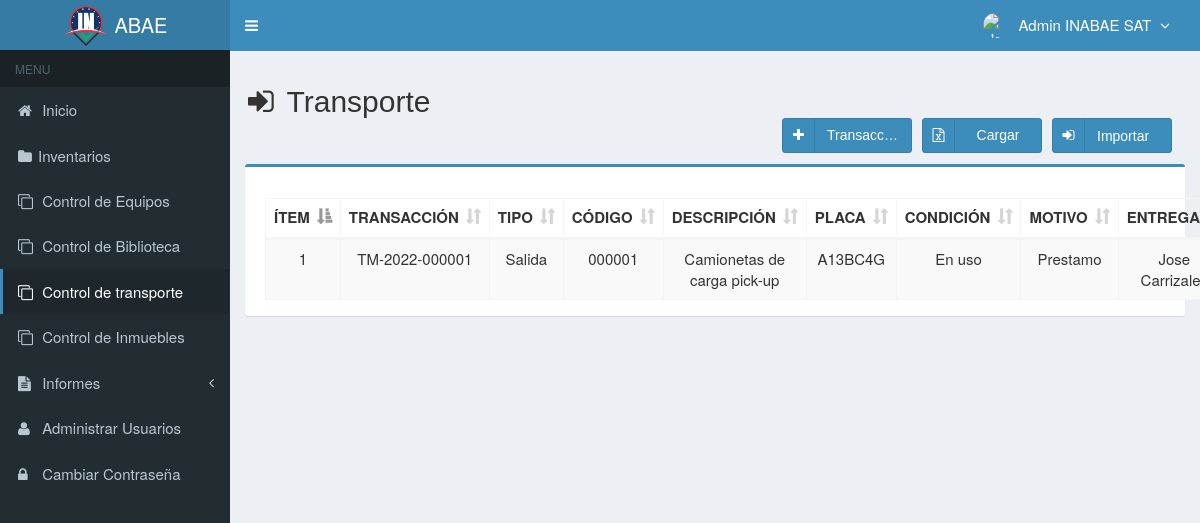
/main.php?module=transaccion_equipos_transporte (signed in), run on the app's committed database.
### tables this page shows
CREATE TABLE `usuarios` (
  `id_user` int(3) NOT NULL,
  `username` varchar(50) NOT NULL,
  `name_user` varchar(50) NOT NULL,
  `cedula_user` int(20) NOT NULL,
  `password` varchar(50) NOT NULL,
  `email` varchar(50) DEFAULT NULL,
  `telefono` varchar(13) DEFAULT NULL,
  `foto` varchar(100) DEFAULT NULL,
  `permisos_acceso` varchar(30) NOT NULL,
  `status` enum('activo','bloqueado') NOT NULL DEFAULT 'activo',
  `created_at` timestamp NOT NULL DEFAULT current_timestamp(),
  `updated_at` timestamp NOT NULL DEFAULT current_timestamp() ON UPDATE current_timestamp(),
  `sede` varchar(30) DEFAULT NULL
);

CREATE TABLE `transaccion_equipos_transporte` (
  `codigo_transaccion` varchar(15) NOT NULL,
  `codigo` varchar(7) NOT NULL,
  `motivo` varchar(300) NOT NULL,
  `recibe` varchar(300) NOT NULL,
  `cedula_r` int(15) NOT NULL,
  `empresa_r` varchar(300) NOT NULL,
  `entrega` varchar(300) NOT NULL,
  `cedula_e` int(15) NOT NULL,
  `empresa` varchar(300) NOT NULL,
  `lugar_e` varchar(300) NOT NULL,
  `lugar_r` varchar(300) NOT NULL,
  `created_user` int(3) NOT NULL,
  `created_date` timestamp NOT NULL DEFAULT current_timestamp(),
  `tipo_transaccion` varchar(300) NOT NULL
);

CREATE TABLE `transporte` (
  `codigo` varchar(10) NOT NULL,
  `descripcion` varchar(40) NOT NULL,
  `placa` varchar(15) NOT NULL,
  `marca` varchar(300) DEFAULT NULL,
  `tipo` varchar(300) DEFAULT NULL,
  `modelo` varchar(300) DEFAULT NULL,
  `color` varchar(20) DEFAULT NULL,
  `condicion` varchar(300) DEFAULT NULL,
  `unidad` varchar(300) DEFAULT NULL,
  `ubicacion` varchar(300) DEFAULT NULL,
  `responsable` varchar(300) DEFAULT NULL,
  `pertenece` varchar(300) DEFAULT NULL,
  `cedula` varchar(15) DEFAULT NULL,
  `sede` varchar(300) DEFAULT NULL,
  `nmroCarroceria` varchar(300) DEFAULT NULL,
  `anio` varchar(10) DEFAULT NULL,
  `tipoCombustible` varchar(30) DEFAULT NULL,
  `created_user` int(5) DEFAULT NULL,
  `created_date` timestamp NULL DEFAULT NULL,
  `updated_date` timestamp NULL DEFAULT NULL,
  `estado` enum('chequeado','nochequeado') DEFAULT 'chequeado',
  `updated_user` int(5) DEFAULT NULL,
  `categoria` varchar(30) DEFAULT NULL
);

### modules/transaccion_equipos_Transporte/view.php (the view, shortened to what this page needs)
<section class="content-header">
  <h2>
    <i class="fa fa-sign-in icon-title"></i> Transporte
    <form action="database/excel_to_mysql_control_transporte.php" method="POST" enctype="multipart/form-data">
      <button class="btn btn-primary btn-social pull-right botones" name="archivo" data-toggle="tooltip">
        <i class="fa fa-sign-in"></i></i>Importar&nbsp;&nbsp;
      </button>
      <a class="btn btn-primary btn-social pull-right botones" data-toggle="tooltip">
          <i class="fa fa-file-excel-o"></i>
          <div class="textoInput">
            Cargar
          </div>
      </a>
      <a class="btn btn-primary btn-social pull-right botones anchoInput" href="?module=form_transaccion_equipos_transporte&form=add" data-toggle="tooltip">
        <i class="fa fa-plus"></i> Transacción
      </a>
    </form>
  </h2>
 <br/>
</section>
<section class="content">
  <div class="row">
    <div class="col-md-12">
      <div class="box box-primary">
        <div class="box-body">
          <table id="dataTables1" class="table table-bordered table-striped table-hover">
            <thead>
              <tr>
                <th class="center">ÍTEM</th>
                <th class="center">TRANSACCIÓN</th>
                <th class="center">TIPO</th>
                <th class="center">CÓDIGO</th>
                <th class="center">DESCRIPCIÓN</th>
                <th class="center">PLACA</th>
                <th class="center">CONDICIÓN</th>
                <th class="center">MOTIVO</th>
                <th class="center">ENTREGA</th>
              </tr>
            </thead>
            <tbody>
            <?php
            $no = 1;
            $query = mysqli_query($mysqli, "SELECT a.tipo_transaccion, a.codigo_transaccion, a.codigo,b.codigo,a.motivo,a.created_date,b.tipo, a.codigo, a.entrega, a.empresa_r, a.cedula_e, a.recibe, b.descripcion, a.empresa, a.cedula_r, a.lugar_e, a.lugar_r, b.placa, b.marca, b.condicion
                                            FROM transaccion_equipos_transporte as a INNER JOIN transporte as b ON a.codigo=b.codigo  ORDER BY codigo_transaccion DESC")
                                            or die('error '.mysqli_error($mysqli));
            while ($data = mysqli_fetch_assoc($query)) {
              $originalDate = $data['created_date'];
              $fecha = date("d-m-Y", strtotime($originalDate));
              echo "<tr>
                      <td width='50'  class='center'>$no</td>
                      <td width='100' class='center'>$data[codigo_transaccion]</td>
                      <td width='100' class='center'>$data[tipo_transaccion]</td>
                      <td width='100' class='center'>$data[codigo]</td>
                      <td width='100' class='center'>$data[descripcion]</td>
                      <td width='100' class='center'>$data[placa]</td>
                      <td width='100' class='center'>$data[condicion]</td>
                      <td width='100' class='center'>$data[motivo]</td>
                      <td width='100' class='center'>$data[entrega]</td>
                      <td width='100' class='center'>$data[cedula_e]</td>
                      <td width='100' class='center'>$data[lugar_e]</td>
                      <td width='100' class='center'>$data[empresa]</td>
                      <td width='100' class='center'>$data[recibe]</td>
                      <td width='100' class='center'>$data[cedula_r]</td>
                      <td width='100' class='center'>$data[lugar_r]</td>
                      <td width='100' class='center'>$data[empresa_r]</td>
                      <td width='100' class='center'>$fecha</td>
                    </tr>";
              $no++;
            }
            ?>
            </tbody>
          </table>
        </div>
      </div>
    </div>
  </div>
</section><!-- /.content

### main.php (shortened to what this page needs)
<!DOCTYPE html>
<html>
  <head>
    <link href="assets/css/bootstrap.min.css" rel="stylesheet" type="text/css" />
    <link href="assets/plugins/font-awesome-4.6.3/css/font-awesome.min.css" rel="stylesheet" type="text/css" />
    <link href="assets/plugins/datatables/dataTables.bootstrap.css" rel="stylesheet" type="text/css" />
    <link href="assets/plugins/datepicker/datepicker.min.css" rel="stylesheet" type="text/css" />
    <link rel="stylesheet" type="text/css" href="assets/plugins/chosen/css/chosen.min.css" />
    <link href="assets/css/AdminLTE.min.css" rel="stylesheet" type="text/css" />
    <link href="assets/css/skins/skin-blue.min.css" rel="stylesheet" type="text/css" />
    <link href="assets/plugins/datepicker/datepicker3.css" rel="stylesheet" type="text/css" />
    <link href="assets/css/style.css" rel="stylesheet" type="text/css" />
  </head>
  <body class="skin-blue fixed">
    <div class="wrapper">
      <header class="main-header">
        <a href="?module=start" class="logo">
          <img style="margin-top:-3px" src="assets/img/INABAE Logo.png" alt="Logo" height="40">
          <span style="font-size:20px">ABAE</span>
        </a>
        <nav class="navbar navbar-static-top" role="navigation">
          <a href="#" class="sidebar-toggle" data-toggle="offcanvas" role="button">
          </a>
          <div class="navbar-custom-menu">
            <ul class="nav navbar-nav">
              <?php include "top-menu.php" ?>
            </ul>
          </div>
        </nav>
      </header>
      <aside class="main-sidebar">
        <section class="sidebar">
            <?php include "sidebar-menu.php" ?>
        </section>
      </aside>
      <div class="content-wrapper">
        <?php include "content.php" ?>
    </div>
  </body>
</html>

### top-menu.php (shortened to what this page needs)
<?php
require_once "config/database.php";
$query = mysqli_query($mysqli, "SELECT id_user, name_user, foto, permisos_acceso FROM usuarios WHERE id_user='$_SESSION[id_user]'")
                                or die('error: '.mysqli_error($mysqli));
$data = mysqli_fetch_assoc($query);
?>
<li class="dropdown user user-menu">
  <a href="#" class="dropdown-toggle" data-toggle="dropdown">
  <?php
  if ($data['foto']=="") { ?>
    <img src="images/user/user-default.png" class="user-image" alt="User Image"/>
  <?php
  }
  else { ?>
    <img src="images/user/<?php echo $data['foto']; ?>" class="user-image" alt="User Image"/>
  <?php
  }
  ?>
    <span class="hidden-xs"><?php echo $data['name_user']; ?> <i style="margin-left:5px" class="fa fa-angle-down"></i></span>
  </a>
</li>

### sidebar-menu.php (shortened to what this page needs)
<?php
if ($_SESSION['permisos_acceso'] == 'Admin') { ?>
	<ul class="sidebar-menu">
		<li class="header">MENU</li>
		<?php
		if ($_GET["module"] == "start") { ?>
			<li class="active">
				<a href="?module=start"><i class="fa fa-home"></i> Inicio </a>
			</li>
		<?php
		} else { ?>
			<li>
				<a href="?module=start"><i class="fa fa-home"></i> Inicio </a>
			</li>
		<?php
		}
		if ($_GET["module"] == "inventario" || $_GET["module"] == "form_inventario") { ?>
			<li class="active">
				<a href="?module=inventario"><i class="fa fa-folder"></i> Inventarios </a>
			</li>
		<?php
		} else { ?>
			<li>
				<a href="?module=inventario"><i class="fa fa-folder"></i>Inventarios</a>
			</li>
		<?php
		}
		if ($_GET["module"] == "transaccion_equipos" || $_GET["module"] == "form_transaccion_equipos") { ?>
			<li class="active">
				<a href="?module=transaccion_equipos"><i class="fa fa-clone"></i> Control de Equipos </a>
			</li>
		<?php
		} else { ?>
			<li>
				<a href="?module=transaccion_equipos"><i class="fa fa-clone"></i> Control de Equipos </a>
			</li>
		<?php
		}
		if ($_GET["module"] == "transaccion_equipos_biblioteca" || $_GET["module"] == "form_transaccion_equipos_biblioteca") { ?>
			<li class="active">
				<a href="?module=transaccion_equipos_biblioteca"><i class="fa fa-clone"></i> Control de Biblioteca </a>
			</li>
		<?php
		} else { ?>
			<li>
				<a href="?module=transaccion_equipos_biblioteca"><i class="fa fa-clone"></i> Control de Biblioteca </a>
			</li>
		<?php
		}
		if ($_GET["module"] == "transaccion_equipos_transporte" || $_GET["module"] == "form_transaccion_equipos_transporte") { ?>
			<li class="active">
				<a href="?module=transaccion_equipos_transporte"><i class="fa fa-clone"></i> Control de transporte</a>
			</li>
		<?php
		} else { ?>
			<li>
				<a href="?module=transaccion_equipos_transporte"><i class="fa fa-clone"></i> Control de transporte</a>
			</li>
		<?php
		}
		if ($_GET["module"] == "transaccion_equipos_inmuebles" || $_GET["module"] == "form_transaccion_equipos_inmuebles") { ?>
			<li class="active">
				<a href="?module=transaccion_equipos_inmuebles"><i class="fa fa-clone"></i> Control de Inmuebles</a>
			</li>
		<?php
		} else { ?>
			<li>
				<a href="?module=transaccion_equipos_inmuebles"><i class="fa fa-clone"></i> Control de Inmuebles</a>
			</li>
		<?php
		}
		if ($_GET["module"] == "stock_inventory") { ?>
			<li class="active treeview">
				<a href="javascript:void(0);">
					<i class="fa fa-file-text"></i> <span>Informes</span> <i class="fa fa-angle-left pull-right"></i>
				</a>
				<ul class="treeview-menu">
					<li class="active"><a href="?module=stock_inventory"><i class="fa fa-circle-o"></i> Reportes</a></li>
					<li><a href="?module=stock_report"><i class="fa fa-circle-o"></i> Control de Movimientos </a></li>
				</ul>
			</li>
		<?php
		} else { ?>
			<li class="treeview">
				<a href="javascript:void(0);">
					<i class="fa fa-file-text"></i> <span>Informes</span> <i class="fa fa-angle-left pull-right"></i>
				</a>
			</li>
		<?php
		}
		if ($_GET["module"] == "user" || $_GET["module"] == "form_user") { ?>
			<li class="active">
				<a href="?module=user"><i class="fa fa-user"></i> Administrar Usuarios</a>
			</li>
		<?php
		} else { ?>
			<li>
				<a href="?module=user"><i class="fa fa-user"></i> Administrar Usuarios</a>
			</li>
		<?php
		}
		if ($_GET["module"] == "password") { ?>
			<li class="active">
				<a href="?module=password"><i class="fa fa-lock"></i> Cambiar Contraseña</a>
			</li>
		<?php
		} else { ?>
			<li>
				<a href="?module=password"><i class="fa fa-lock"></i> Cambiar Contraseña</a>
			</li>
		<?php
		}
		?>
	</ul>
<?php
}
?>

### content.php (shortened to what this page needs)
<?php
if (empty($_SESSION['username']) && empty($_SESSION['password'])) {
	echo "<meta http-equiv='refresh' content='0; url=index.php?alert=1'>";
} else {
	if ($_GET['module'] == 'start') {
		include "modules/start/view.php";
	}
	elseif ($_GET['module'] == 'inventario') {
		include "modules/inventario/view.php";
	} elseif ($_GET['module'] == 'form_inventario') {
		include "modules/inventario/form.php";
	}
	elseif ($_GET['module'] == 'maquinaria') {
		include "modules/maquinaria/view.php";
	} elseif ($_GET['module'] == 'form_maquinaria') {
		include "modules/maquinaria/form.php";
	}
	elseif ($_GET['module'] == 'oficina') {
		include "modules/oficina/view.php";
	} elseif ($_GET['module'] == 'form_oficina') {
		include "modules/oficina/form.php";
	}
	elseif ($_GET['module'] == 'cientificos') {
		include "modules/cientificos/view.php";
	} elseif ($_GET['module'] == 'form_cientificos') {
		include "modules/cientificos/form.php";
	}
	elseif ($_GET['module'] == 'inmuebles') {
		include "modules/inmuebles/view.php";
	} elseif ($_GET['module'] == 'form_inmuebles') {
		include "modules/inmuebles/form.php";
	}
	elseif ($_GET['module'] == 'medicos') {
		include "modules/medicos/view.php";
	} elseif ($_GET['module'] == 'form_medicos') {
		include "modules/medicos/form.php";
	}
	elseif ($_GET['module'] == 'biblioteca') {
		include "modules/biblioteca/view.php";
	} elseif ($_GET['module'] == 'form_biblioteca') {
		include "modules/biblioteca/form.php";
	}
	elseif ($_GET['module'] == 'transporte') {
		include "modules/transporte/view.php";
	} elseif ($_GET['module'] == 'form_transporte') {
		include "modules/transporte/form.php";
	} elseif ($_GET['module'] == 'transaccion_equipos') {
		include "modules/transaccion_equipos/view.php";
	} elseif ($_GET['module'] == 'form_transaccion_equipos') {
		include "modules/transaccion_equipos/form.php";
	} elseif ($_GET['module'] == 'transaccion_equipos_biblioteca') {
		include "modules/transaccion_equipos_biblioteca/view.php";
	} elseif ($_GET['module'] == 'form_transaccion_equipos_biblioteca') {
		include "modules/transaccion_equipos_biblioteca/form.php";
	} elseif ($_GET['module'] == 'transaccion_equipos_transporte') {
		include "modules/transaccion_equipos_transporte/view.php";
	} elseif ($_GET['module'] == 'form_transaccion_equipos_transporte') {
		include "modules/transaccion_equipos_transporte/form.php";
	} elseif ($_GET['module'] == 'transaccion_equipos_inmuebles') {
		include "modules/transaccion_equipos_inmuebles/view.php";
	} elseif ($_GET['module'] == 'form_transaccion_equipos_inmuebles') {
		include "modules/transaccion_equipos_inmuebles/form.php";
	} elseif ($_GET['module'] == 'stock_inventory') {
		include "modules/stock_inventory/view2.php";
	} elseif ($_GET['module'] == 'stock_report') {
		include "modules/stock_report/view.php";
	} elseif ($_GET['module'] == 'generateQr') {
		include "modules/generateQr/index.php";
	} elseif ($_GET['module'] == 'history') {
		include "modules/history/view.php";
	} elseif ($_GET['module'] == 'user') {
		include "modules/user/view.php";
	} elseif ($_GET['module'] == 'form_user') {
		include "modules/user/form.php";
	} elseif ($_GET['module'] == 'profile') {
		include "modules/profile/view.php";
	} elseif ($_GET['module'] == 'form_profile') {
		include "modules/profile/form.php";
	} elseif ($_GET['module'] == 'password') {
		include "modules/password/view.php";
	} elseif ($_GET['module'] == 'backup') {
		include "modules/backup/view.php";
	}
}

### assets/css/style.css (style rules this page uses)
.btn-social *:first-child { border-right: 1px solid rgba(0, 0, 0, 0.1); bottom: 0; font-size: 1em !important; left: 0; line-height: 32px !important; position: absolute; text-align: center; top: 0; width: 32px !important; }
.content-header { padding: 15px 18px 0; position: relative; }
.center { text-align:center; }
.icon-title { margin-right: 5px; }
body { background-color: #fff; color: #333; font-size: 15px; line-height: 1.42857; }

### modules/transaccion_equipos_Transporte/view.php (style rules this page uses)
.botones { height: 35px; margin-right: 10px; margin-bottom: 10px; width: 120px; }
.textoInput { margin-top:-21px; text-align: center; }
.anchoInput { width:130px; }

### data on the page
usuarios: name_user "Admin INABAE SAT"
transaccion_equipos_transporte: codigo_transaccion "TM-2022-000001", tipo_transaccion "Salida", codigo "000001", transporte.descripcion "Camionetas de carga pick-up", transporte.placa "A13BC4G", transporte.condicion "En uso", motivo "Prestamo", entrega "Jose…"
